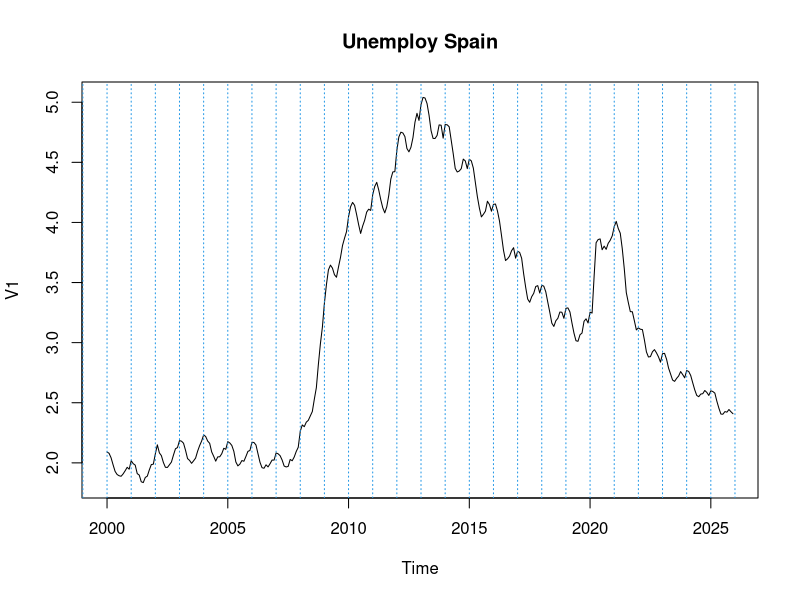
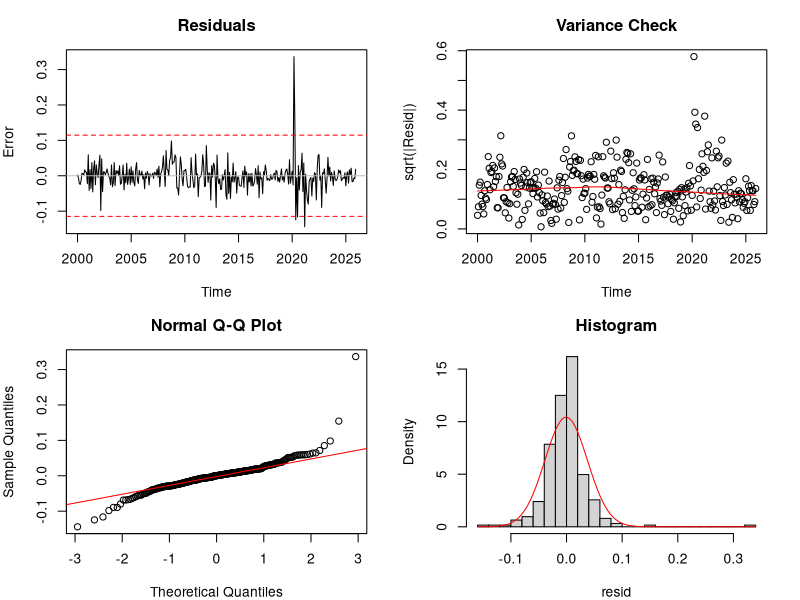
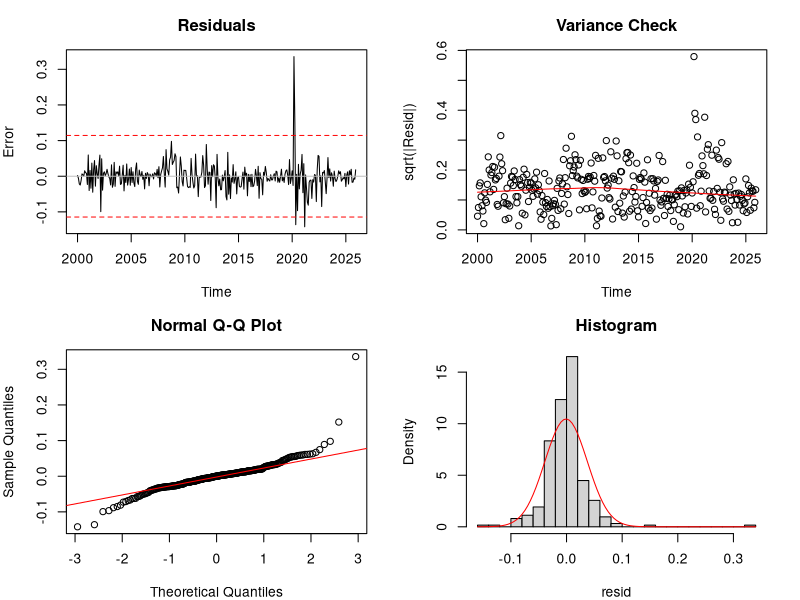
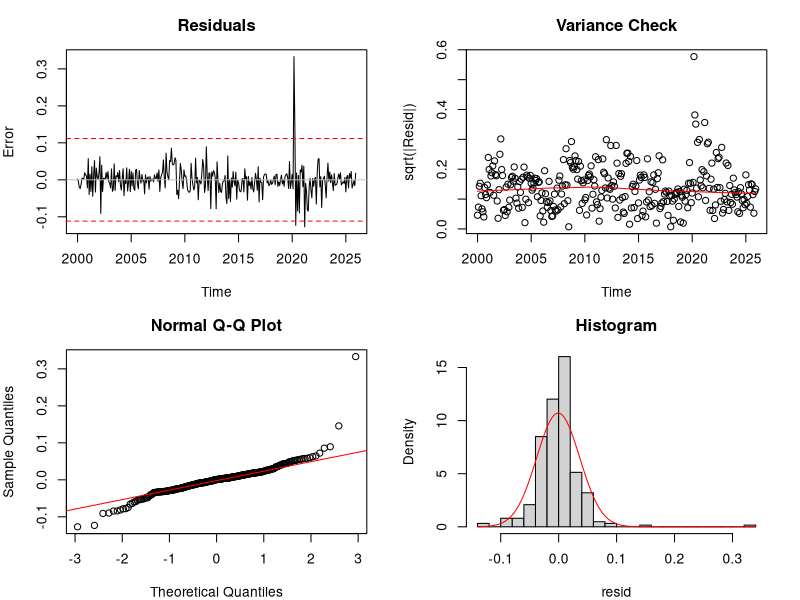
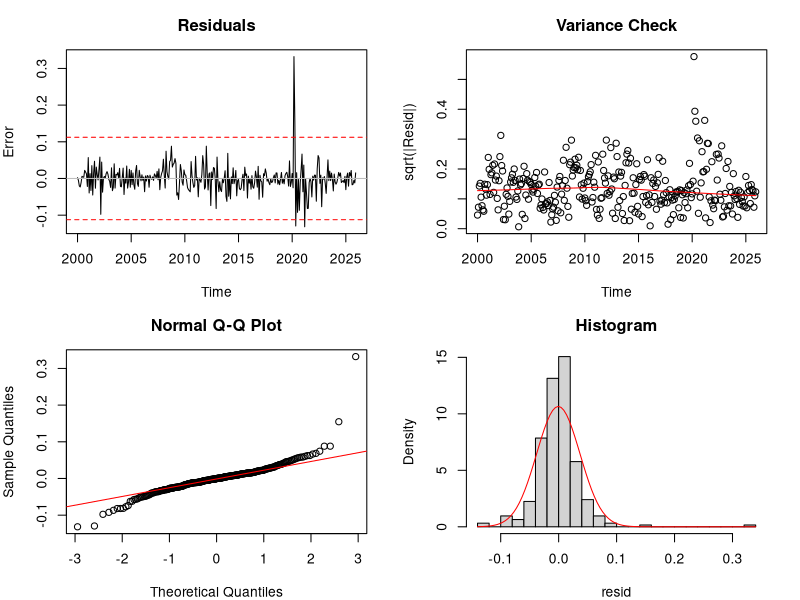

Recreate these plots in R, in order.
library(forecast)
library(tseries)
library(lmtest)
library(nortest)
library(MASS)

# -- INDIVIDUAL ANALYSIS FUNCTION --

analyze_sarima <- function(series, order, seasonal) {
  
  # --- Setup ---
  s <- frequency(series)
  n <- length(series)
  model_name <- paste0("ARIMA(", paste(order, collapse=","), ")(", 
                       paste(seasonal$order, collapse=","), ")", s)
  
  cat("\n==================================================================\n")
  cat("  ANALYSIS FOR MODEL:", model_name, "\n")
  cat("==================================================================\n")
  
  # -----------------------------------------------------------------------
  # 1. Estimation & Significance Check
  # -----------------------------------------------------------------------
  fit_full <- arima(series, order = order, seasonal = seasonal)
  
  diag_var <- diag(fit_full$var.coef)
  if (any(diag_var <= 0)) {
    cat("\n⚠️  CRITICAL WARNING: The Hessian matrix is unstable (Negative Variances).\n")
    se_vec <- ifelse(diag_var > 0, sqrt(diag_var), NA)
  } else {
    se_vec <- sqrt(diag_var)
  }
  
  t_vec  <- fit_full$coef / se_vec
  p_vec  <- 2 * (1 - pnorm(abs(t_vec)))
  
  coeftest <- data.frame(
    Estimate = fit_full$coef,
    Std.Error = se_vec,
    t_stat = t_vec,
    p_value = p_vec
  )
  
  coeftest$Significant <- ifelse(!is.na(coeftest$p_value) & 
                                   (coeftest$p_value < 0.05 | abs(coeftest$t_stat) > 2), 
                                 "Yes", "No")
  
  cat("\n[1] COEFFICIENT SIGNIFICANCE (Alpha = 0.05 or |t| > 2):\n")
  print(round(coeftest[,1:4], 4))
  cat("\nSignificance Flags:\n")
  print(coeftest[,5, drop=FALSE])
  
  # -----------------------------------------------------------------------
  # 2. Residual Analysis (Diagnostics)
  # -----------------------------------------------------------------------
  resid <- residuals(fit_full)
  
  # A. Causality / Invertibility Roots (Min Modulus)
  # AR Roots
  ar_poly <- fit_full$model$phi
  if (length(ar_poly) > 0 && any(ar_poly != 0)) {
    ar_roots_mod <- Mod(polyroot(c(1, -ar_poly)))
    min_ar_root  <- min(ar_roots_mod)
  } else {
    min_ar_root  <- NA
  }
  
  # MA Roots
  ma_poly <- fit_full$model$theta
  if (length(ma_poly) > 0 && any(ma_poly != 0)) {
    ma_roots_mod <- Mod(polyroot(c(1, ma_poly)))
    min_ma_root  <- min(ma_roots_mod)
  } else {
    min_ma_root  <- NA
  }
  
  is_causal     <- ifelse(!is.na(min_ar_root), min_ar_root > 1, TRUE)
  is_invertible <- ifelse(!is.na(min_ma_root), min_ma_root > 1, TRUE)
  
  cat("\n[2] DIAGNOSTICS:\n")
  cat("Min AR Root Modulus: ", min_ar_root, "\n")
  cat("Min MA Root Modulus: ", min_ma_root, "\n")
  
  # B. Plots
  par(mfrow=c(2,2), mar=c(4,4,3,2))
  plot(resid, main="Residuals", ylab="Error")
  abline(h=0, col="gray"); abline(h=c(-3*sd(resid), 3*sd(resid)), lty=2, col="red")
  scatter.smooth(sqrt(abs(resid)), main="Variance Check", ylab="sqrt(|Resid|)", lpars=list(col="red"))
  qqnorm(resid); qqline(resid, col="red")
  hist(resid, breaks=20, freq=FALSE, main="Histogram"); curve(dnorm(x, mean=mean(resid), sd=sd(resid)), col="red", add=TRUE)
  
  # C. Tests
  sw_test <- shapiro.test(resid)
  lb_test <- Box.test(resid, lag = 20, type = "Ljung-Box")
  
  # -----------------------------------------------------------------------
  # 3. Forecasting & Cross-Validation
  # -----------------------------------------------------------------------
  train_end <- c(floor(time(series)[n-12]), cycle(series)[n-12])
  train_set <- window(series, end = train_end)
  test_set  <- window(series, start = time(series)[n-11]) 
  
  fit_train <- arima(train_set, order = order, seasonal = seasonal)
  fc <- predict(fit_train, n.ahead = 12)
  
  fc_orig <- exp(fc$pred); test_orig <- exp(test_set)
  lower_bound <- exp(fc$pred - 1.96 * fc$se); upper_bound <- exp(fc$pred + 1.96 * fc$se)
  
  # -----------------------------------------------------------------------
  # 4. Summary Table Generation
  # -----------------------------------------------------------------------
  summary_row <- data.frame(
    Model_Name      = model_name,
    AIC             = fit_full$aic,
    BIC             = BIC(fit_full),
    Sigma2          = fit_full$sigma2,
    
    Resid_Norm_PVal = sw_test$p.value,
    Normal       = ifelse(sw_test$p.value > 0.05, "Yes", "No"),
    
    Resid_Ind_PVal  = lb_test$p.value,
    Independent  = ifelse(lb_test$p.value > 0.05, "Yes", "No"),
    
    # Positioned as requested: Root value to the left of the Boolean status
    Min_AR_Root     = min_ar_root,
    Causal          = ifelse(is_causal, "Yes", "No"),
    
    Min_MA_Root     = min_ma_root,
    Invertible      = ifelse(is_invertible, "Yes", "No"),
    
    RMSE            = sqrt(mean((test_orig - fc_orig)^2)),
    MAE             = mean(abs(test_orig - fc_orig)),
    MAPE_Pct        = mean(abs((test_orig - fc_orig) / test_orig)) * 100,
    Mean_CI_Width   = mean(upper_bound - lower_bound)
  )
  
  cat("\n[3] PERFORMANCE SUMMARY:\n")
  print(t(summary_row))
  
  return(summary_row)
}




# -- COMPARATIVE ANALYSIS FUNCTION --


compare_sarima_models <- function(series, models_list) {
  
  cat("\n--- Starting Automated Model Comparison ---\n")
  
  # This will store the summary row for each successful model
  comparison_results <- list()
  
  # Loop through each model specification in the list
  for (i in seq_along(models_list)) {
    spec <- models_list[[i]]
    
    cat(paste0("\nProcessing Model ", i, " of ", length(models_list), "...\n"))
    
    # Use tryCatch to prevent the loop from stopping if a model fails to converge
    result <- tryCatch({
      analyze_sarima(series = series, 
                     order = spec$order, 
                     seasonal = spec$seasonal)
    }, error = function(e) {
      cat(paste0("⚠️ Error in Model ", i, ": ", e$message, "\n"))
      return(NULL) # Return NULL so we can skip it
    })
    
    # If the model was successful, add it to our list
    if (!is.null(result)) {
      comparison_results[[length(comparison_results) + 1]] <- result
    }
  }
  
  # Combine all the rows into one master table
  final_table <- do.call(rbind, comparison_results)
  
  # Sort by BIC by default (it penalizes complexity more than AIC)
  final_table <- final_table[order(final_table$BIC), ]
  
  cat("\n--- Comparison Complete ---\n")
  return(final_table)
}


# -- IMPLEMENTATION --


# Load Data
data <- window(ts(read.table("Unemploy.dat",dec=",")/1e6,start=1996,freq=12),start=c(2000),end=c(2025,12))

# Plot Data
plot(data,main="Unemploy Spain")
abline(v=1996:2026,col=4,lty=3)

# Insert Other Stuff


# Specify Models (for now I just made up some)
my_models <- list(
  list(order = c(1,1,1), 
       seasonal = list(order = c(2,0,2), period = 12)),
  
  list(order = c(1,1,2), 
       seasonal = list(order = c(2,0,2), period = 12)),
  
  list(order = c(0,1,9), 
       seasonal = list(order = c(2,0,2), period = 12)),
  
  list(order = c(7,1,0), 
       seasonal = list(order = c(2,0,2), period = 12))
)

# Run Analysis
comparison_table <- compare_sarima_models(data, my_models)
print(comparison_table)
